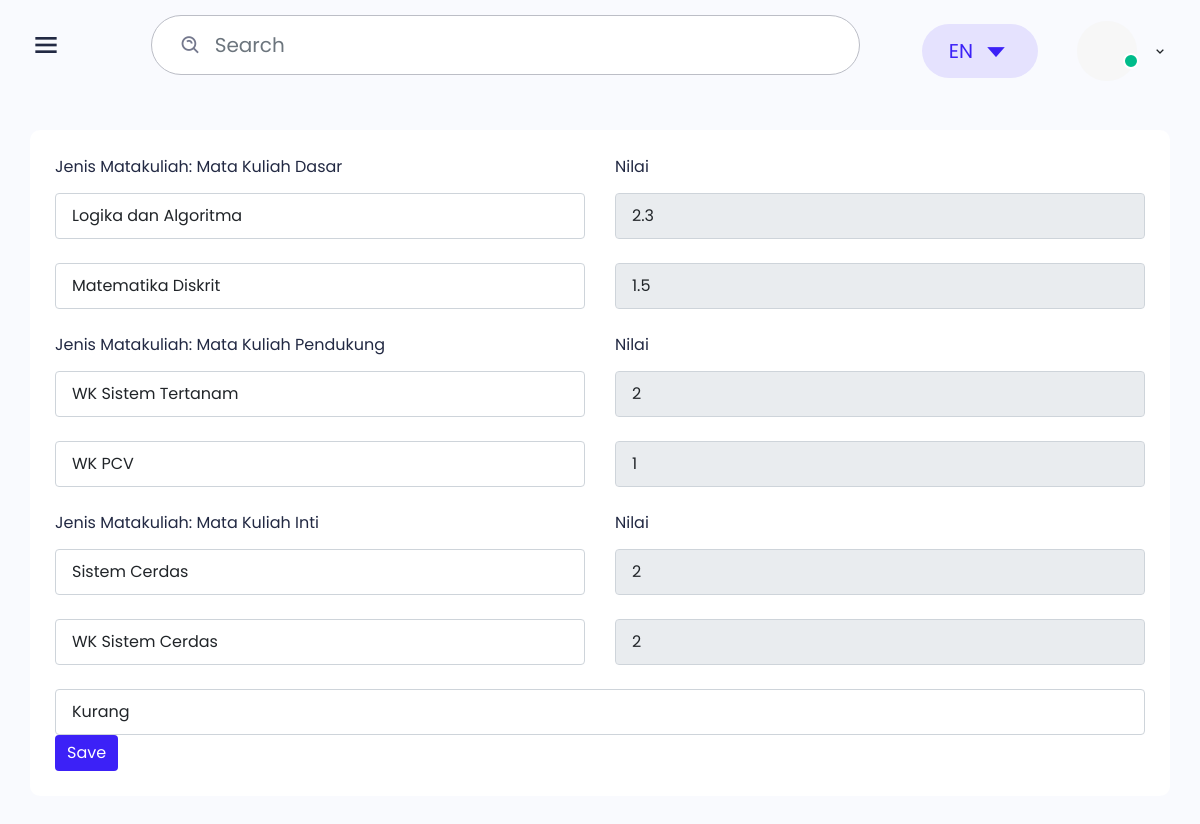
Screenshot of /id3/dosen_nilai.php?id_mahasiswa=4 with the database file from the repository.
### tables this page shows
CREATE TABLE `mahasiswa` (
  `id_mahasiswa` int(11) NOT NULL,
  `id_matkul` int(11) DEFAULT NULL,
  `nama` varchar(100) NOT NULL,
  `username` varchar(100) NOT NULL,
  `password` varchar(100) NOT NULL,
  `level` varchar(20) NOT NULL
);

CREATE TABLE `mata_kuliah` (
  `id_matkul` int(11) NOT NULL,
  `logika_algoritma` float NOT NULL,
  `matematika_Diskrit` float NOT NULL,
  `wk_sistemtertanam` float NOT NULL,
  `wk_pcv` float NOT NULL,
  `sistem_cerdas` float NOT NULL,
  `wk_sistem_cerdas` float NOT NULL,
  `name` text NOT NULL,
  `file` varchar(50) NOT NULL,
  `id_status` int(3) NOT NULL DEFAULT '0',
  `id_nilai_skripsi` int(3) NOT NULL DEFAULT '0'
);

### id3/dosen_nilai.php (the view, shortened to what this page needs)
<?php
include 'koneksi.php';
$id_mahasiswa = $_GET['id_mahasiswa'];
$sql2   = "SELECT * FROM mata_kuliah INNER JOIN mahasiswa ON mata_kuliah.id_matkul = mahasiswa.id_matkul WHERE mahasiswa.id_mahasiswa = $id_mahasiswa";
$q2     = mysqli_query($koneksi, $sql2);
while ($r2 = mysqli_fetch_array($q2)) {
    $logika_algoritma        = $r2['logika_algoritma'];
    $matematika_Diskrit       = $r2['matematika_Diskrit'];
    $wk_sistemtertanam     = $r2['wk_sistemtertanam'];
    $wk_pcv   = $r2['wk_pcv'];
    $sistem_cerdas     = $r2['sistem_cerdas'];
    $wk_sistem_cerdas  = $r2['wk_sistem_cerdas'];
    $id_nilai_skripsi = $r2['id_nilai_skripsi'];
}
?>
<!DOCTYPE html>
<html lang="en">
<head>
    <link href='https://unpkg.com/boxicons@2.0.7/css/boxicons.min.css' rel='stylesheet'>
    <link rel="stylesheet" href="css/icons.min.css">
    <link rel="stylesheet" href="./libs/date-picker/datepicker.css">
    <link rel="stylesheet" href="./css/bootstrap.min.css">
    <link rel="stylesheet" href="./css/grid.css">
    <link rel="stylesheet" href="./css/style.css">
    <link rel="stylesheet" href="./css/responsive.css">
</head>
<body class="sidebar-expand counter-scroll">
        <div class="main-header">
            <div class="d-flex">
                <div class="mobile-toggle" id="mobile-toggle">
                    <i class='bx bx-menu'></i>
                </div>
            </div>
            <div class="d-flex align-items-center">
                <form class="app-search d-none d-lg-block">
                    <div class="position-relative">
                        <input type="text" class="form-control" placeholder="Search">
                        <span class="bx bx-search-alt"></span>
                    </div>
                </form>
                <div class="dropdown d-inline-block">
                    <button type="button" class="btn header-item" data-bs-toggle="dropdown" aria-haspopup="true" aria-expanded="false">
                            <span class="btn dropdown-toggle" id="header-lang-img">
                                EN
                                <i class='bx bx-caret-down'></i>
                            </span>
                        </button>
                </div>
                <div class="dropdown d-inline-block mt-12">
                    <button type="button" class="btn header-item waves-effect" id="page-header-user-dropdown" data-bs-toggle="dropdown" aria-haspopup="true" aria-expanded="false">
                            <img class="rounded-circle header-profile-user" src="./images/profile/profile.png"
                                alt="Header Avatar">
                            <span class="pulse-css"></span>
                            <i class='bx bx-chevron-down'></i>
                        </button>
                </div>
            </div>
        </div>
    <div class="main">
    <div class="main-content project">
            <div class="row">
                <div class="col-12">
                    <div class="box">
                        <div class="box-body">
                            <div class="row">
                                <div class="col-md-6 col-sm-12 mb-24">
                                    <div class="form-group"> <label class="form-label">Jenis Matakuliah: Mata Kuliah Dasar</label> <select
                                            class="form-control custom-select select2 select2-hidden-accessible"
                                            data-placeholder="Pilih Mata Kuliah" tabindex="-1" aria-hidden="true"
                                            data-select2-id="select2-data-38-9jkg">
                                            <option>Logika dan Algoritma</option>
                                        </select>
                                    </div>
                                </div>
                                <div class="col-md-6 col-sm-12 mb-24">
                                    <div class="form-group"> <label class="form-label">Nilai</label> <input
                                            class="form-control" disabled name="logika_algoritma" value='<?= $logika_algoritma?>' placeholder="Nilai"> </div>
                                </div>
                                <div class="col-md-6 col-sm-12 mb-24">
                                    <div class="form-group">
                                        <select
                                            class="form-control custom-select select2 select2-hidden-accessible"
                                            data-placeholder="Pilih Mata Kuliah" tabindex="-1" aria-hidden="true"
                                            data-select2-id="select2-data-38-9jkg">
                                            <option>Matematika Diskrit</option>
                                        </select>
                                    </div>
                                </div>
                                <div class="col-md-6 col-sm-12 mb-24">
                                    <div class="form-group">
                                        <input class="form-control"    disabled name="matematika_diskrit" value='<?= $matematika_Diskrit?>' placeholder="Nilai"> </div>
                                </div>
                            </div>
                            <div class="row">
                                <div class="col-md-6 col-sm-12 mb-24">
                                    <div class="form-group"> <label class="form-label">Jenis Matakuliah: Mata Kuliah Pendukung</label> <select
                                            class="form-control custom-select select2 select2-hidden-accessible"
                                            data-placeholder="Pilih Mata Kuliah" tabindex="-1" aria-hidden="true"
                                            data-select2-id="select2-data-38-9jkg">
                                            <option >WK Sistem Tertanam</option>
                                        </select>
                                    </div>
                                </div>
                                <div class="col-md-6 col-sm-12 mb-24">
                                    <div class="form-group"> <label class="form-label">Nilai</label> <input
                                            class="form-control"   disabled name="wk_sistem_tertanam" value='<?= $wk_sistemtertanam?>' placeholder="Nilai"> </div>
                                </div>
                                <div class="col-md-6 col-sm-12 mb-24">
                                    <div class="form-group">
                                        <select
                                            class="form-control custom-select select2 select2-hidden-accessible"
                                            data-placeholder="Pilih Mata Kuliah" tabindex="-1" aria-hidden="true"
                                            data-select2-id="select2-data-38-9jkg">
                                            <option >WK PCV</option>
                                        </select>
                                    </div>
                                </div>
                                <div class="col-md-6 col-sm-12 mb-24">
                                    <div class="form-group">
                                        <input class="form-control"  disabled name="wk_pcv" value='<?= $wk_pcv?>' placeholder="Nilai"> </div>
                                </div>
                            </div>
                            <div class="row">
                                <div class="col-md-6 col-sm-12 mb-24">
                                    <div class="form-group"> <label class="form-label">Jenis Matakuliah: Mata Kuliah Inti</label> <select
                                            class="form-control custom-select select2 select2-hidden-accessible"
                                            data-placeholder="Pilih Mata Kuliah" tabindex="-1" aria-hidden="true"
                                            data-select2-id="select2-data-38-9jkg">
                                            <option >Sistem Cerdas</option>
                                        </select>
                                    </div>
                                </div>
                                <div class="col-md-6 col-sm-12 mb-24">
                                    <div class="form-group"> <label class="form-label">Nilai</label> <input
                                            class="form-control"  disabled name="sistem_cerdas" value='<?= $sistem_cerdas?>' placeholder="Nilai"> </div>
                                </div>
                                <div class="col-md-6 col-sm-12 mb-24">
                                    <div class="form-group">
                                        <select
                                            class="form-control custom-select select2 select2-hidden-accessible"
                                            data-placeholder="Pilih Mata Kuliah" tabindex="-1" aria-hidden="true"
                                            data-select2-id="select2-data-38-9jkg">
                                            <option >WK Sistem Cerdas</option>
                                        </select>
                                    </div>
                                </div>
                                <div class="col-md-6 col-sm-12 mb-24">
                                    <div class="form-group">
                                        <input class="form-control"   disabled name="wk_sistem_cerdas" value='<?= $wk_sistem_cerdas?>' placeholder="Nilai"> </div>
                                </div>
                            </div>
                            <form method="post" action="" >
                            <select name="id_nilai_skripsi"
                                        class="form-control custom-select select2 select2-hidden-accessible"
                                        data-placeholder="Pilih Mata Kuliah" tabindex="-1" aria-hidden="true"
                                        data-select2-id="select2-data-38-9jkg">
                                        <option value="3" <?= (($id_nilai_skripsi == "3") ? "selected" : "" )?> >Kurang</option>
                                    </select>
                                <div class="submit-section">
                                    <button class="btn btn-primary submit-btn" type="submit" name="save">Save</button>
                                </div>
                            </form>
                        </div>
                    </div>
                </div>
            </div>
        </div>
    </div>
</body>
</html>

### id3/css/grid.css (style rules this page uses)
.row { display: flex; flex-wrap: wrap; margin: 0 -15px; }
[class*="col-"] { padding: 0 15px; margin-bottom: 40px; }
.col-12 { width: 100%; }
@media only screen and (max-width: 1280px) { .col-md-6 { width: 50%; } }

### id3/css/responsive.css (style rules this page uses)
@media only screen and  (max-width: 1820px) { .project .box-body { flex-wrap: wrap; } }
@media only screen and (max-width: 1200px) { .main-header { height: 90px; padding-left: 30px; } }
@media only screen and (max-width: 1200px) { .main-content { padding: 30px; } }

### rows the page displays
mahasiswa: logika_algoritma "2.3", matematika_diskrit "1.5", wk_sistem_tertanam "2", wk_pcv "1", sistem_cerdas "2", wk_sistem_cerdas "2"
mata_kuliah: id_nilai_skripsi "Kurang"
